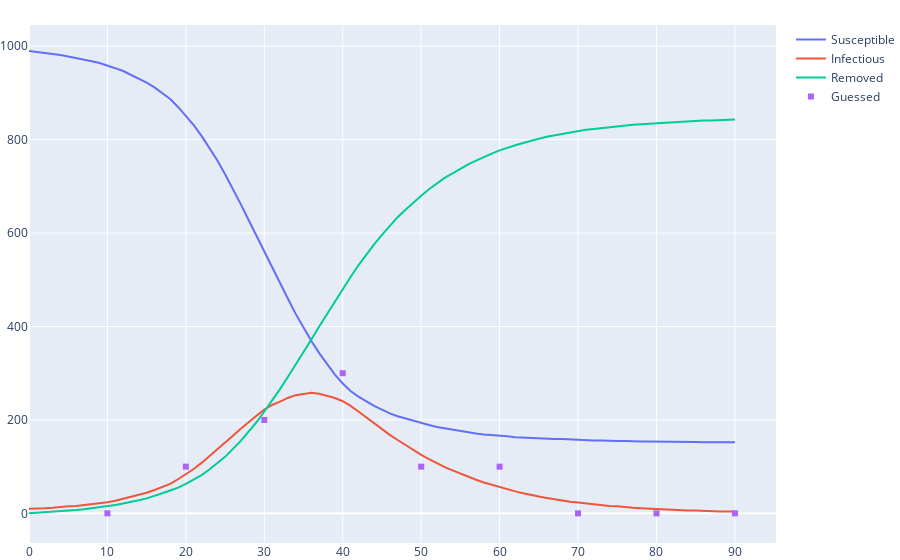

The notebook cell this image was saved under:
### Code cell
fig = SIRt.plot(b.dynamic.estimate(city))
sample.plot(fig)
